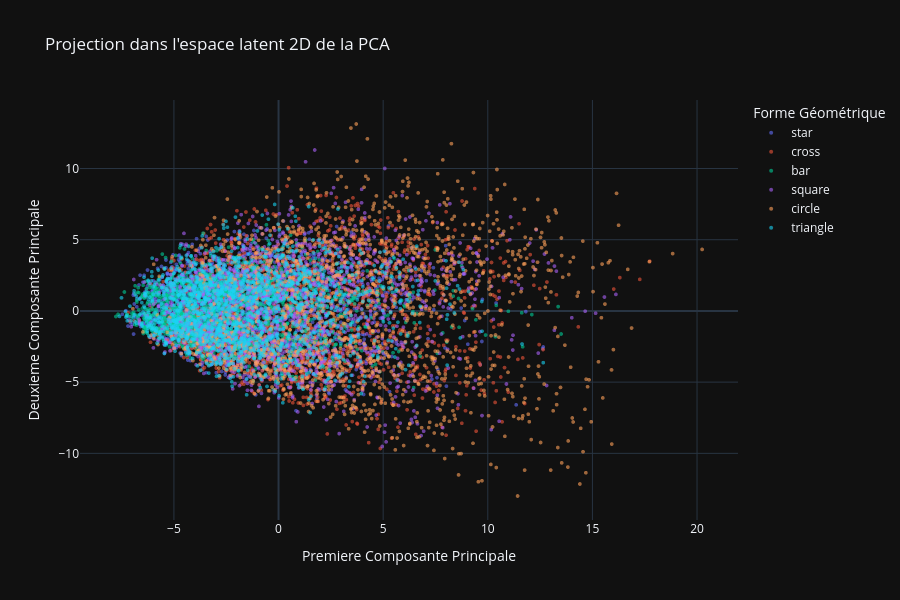

The notebook cell this image was saved under:
### Markdown cell above
## 7. Visualisation : projection 2D de l'espace latent

### Code cell
pca_2d = PCA(n_components=2)
pca_2d.fit(X)

# Mélange l'ordre des points pour éviter l'effet de couches de tracé
perm = np.random.default_rng(42).permutation(X.shape[0])
X_plot = X[perm]
shape_labels_plot = shape_labels[perm]
latent_2d = pca_2d.encode(X_plot)

# Noms des 6 classes géométriques
class_names = ["bar", "circle", "cross", "square", "star", "triangle"]
shape_names = [class_names[lbl] for lbl in shape_labels_plot]

fig = px.scatter(
    x=latent_2d.array[:, 0],
    y=latent_2d.array[:, 1],
    color=shape_names,
    color_discrete_sequence=px.colors.qualitative.Plotly,
    labels=dict(x="Premiere Composante Principale", y="Deuxieme Composante Principale", color="Forme Géométrique"),
    title="Projection dans l'espace latent 2D de la PCA",
    opacity=0.6,
    render_mode="webgl"
)

fig.update_traces(marker=dict(size=4, line=dict(width=0)))
fig.update_layout(
    width=900, height=600,
    template="plotly_dark"
)
fig.show()

### Figure 1 — Plotly figure (JSON) as saved in the notebook; plotly's stock layout.template omitted (floating-point values rounded to 4 significant figures; data arrays with more than 128 entries replaced by an {"elided": "..."} marker saying what was removed)
{"data": [{"hovertemplate": "Forme Géométrique=star<br>Premiere Composante Principale=%{x}<br>Deuxieme Composante Principale=%{y}<extra></extra>", "legendgroup": "star", "marker": {"color": "#636EFA", "line": {"width": 0}, "opacity": 0.6, "size": 4, "symbol": "circle"}, "mode": "markers", "name": "star", "showlegend": true, "type": "scattergl", "x": {"elided": "1650 float values"}, "xaxis": "x", "y": {"elided": "1650 float values"}, "yaxis": "y"}, {"hovertemplate": "Forme Géométrique=cross<br>Premiere Composante Principale=%{x}<br>Deuxieme Composante Principale=%{y}<extra></extra>", "legendgroup": "cross", "marker": {"color": "#EF553B", "line": {"width": 0}, "opacity": 0.6, "size": 4, "symbol": "circle"}, "mode": "markers", "name": "cross", "showlegend": true, "type": "scattergl", "x": {"elided": "1727 float values"}, "xaxis": "x", "y": {"elided": "1727 float values"}, "yaxis": "y"}, {"hovertemplate": "Forme Géométrique=bar<br>Premiere Composante Principale=%{x}<br>Deuxieme Composante Principale=%{y}<extra></extra>", "legendgroup": "bar", "marker": {"color": "#00CC96", "line": {"width": 0}, "opacity": 0.6, "size": 4, "symbol": "circle"}, "mode": "markers", "name": "bar", "showlegend": true, "type": "scattergl", "x": {"elided": "1652 float values"}, "xaxis": "x", "y": {"elided": "1652 float values"}, "yaxis": "y"}, {"hovertemplate": "Forme Géométrique=square<br>Premiere Composante Principale=%{x}<br>Deuxieme Composante Principale=%{y}<extra></extra>", "legendgroup": "square", "marker": {"color": "#AB63FA", "line": {"width": 0}, "opacity": 0.6, "size": 4, "symbol": "circle"}, "mode": "markers", "name": "square", "showlegend": true, "type": "scattergl", "x": {"elided": "1652 float values"}, "xaxis": "x", "y": {"elided": "1652 float values"}, "yaxis": "y"}, {"hovertemplate": "Forme Géométrique=circle<br>Premiere Composante Principale=%{x}<br>Deuxieme Composante Principale=%{y}<extra></extra>", "legendgroup": "circle", "marker": {"color": "#FFA15A", "line": {"width": 0}, "opacity": 0.6, "size": 4, "symbol": "circle"}, "mode": "markers", "name": "circle", "showlegend": true, "type": "scattergl", "x": {"elided": "1651 float values"}, "xaxis": "x", "y": {"elided": "1651 float values"}, "yaxis": "y"}, {"hovertemplate": "Forme Géométrique=triangle<br>Premiere Composante Principale=%{x}<br>Deuxieme Composante Principale=%{y}<extra></extra>", "legendgroup": "triangle", "marker": {"color": "#19D3F3", "line": {"width": 0}, "opacity": 0.6, "size": 4, "symbol": "circle"}, "mode": "markers", "name": "triangle", "showlegend": true, "type": "scattergl", "x": {"elided": "1668 float values"}, "xaxis": "x", "y": {"elided": "1668 float values"}, "yaxis": "y"}], "layout": {"height": 600, "legend": {"title": {"text": "Forme Géométrique"}, "tracegroupgap": 0}, "title": {"text": "Projection dans l'espace latent 2D de la PCA"}, "width": 900, "xaxis": {"anchor": "y", "domain": [0, 1], "title": {"text": "Premiere Composante Principale"}}, "yaxis": {"anchor": "x", "domain": [0, 1], "title": {"text": "Deuxieme Composante Principale"}}}}
